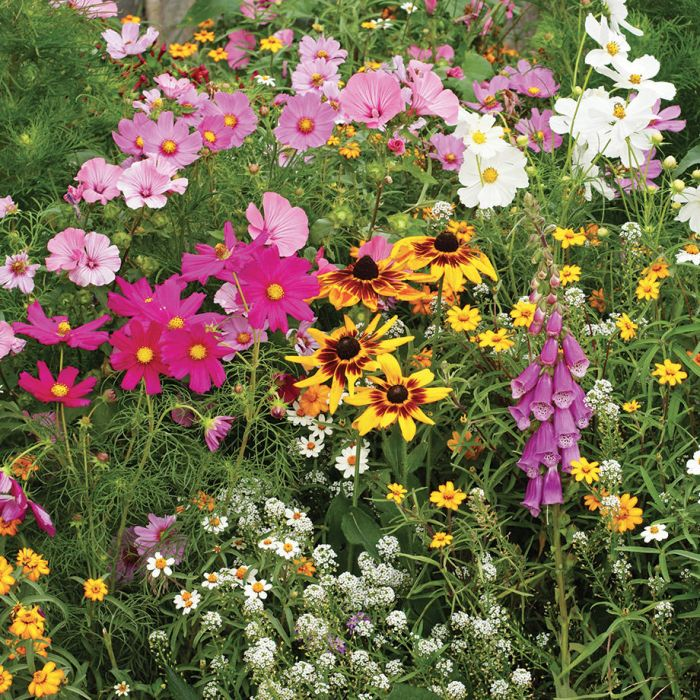
#> input picture imageManipulation/wildflower.jpg, 700 x 700 px
$ python imageMan.py
#> lines starting #> are read from the running program, lines starting #| are printed output that depends on the picture
import numpy as np
import cv2
from matplotlib import pyplot as plt

# Load an color image in grayscale
img = cv2.imread('wildflower.jpg',0)
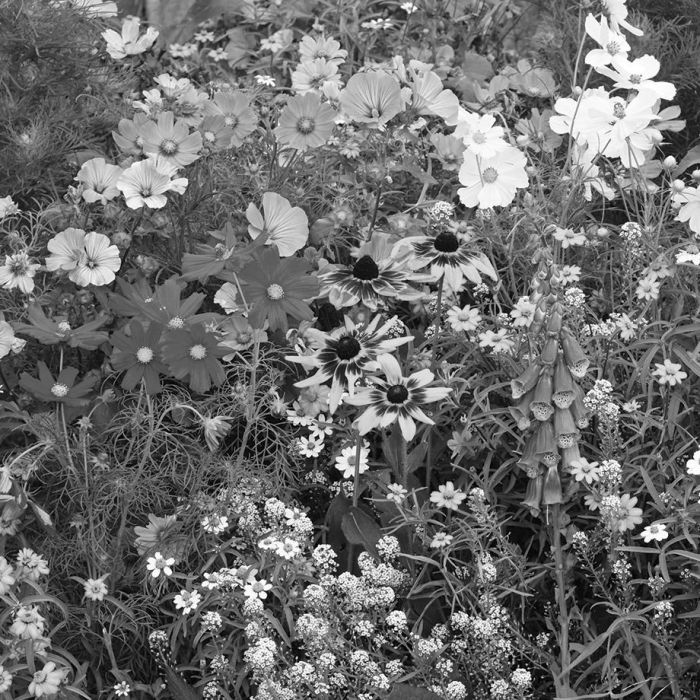
#> img: shape (700, 700); min 0, max 255, mean 109.1
cv2.imshow("image", img)
cv2.waitKey(0)
cv2.destroyAllWindows()

plt.imshow(img, cmap = 'gray', interpolation = 'bicubic')
plt.xticks([]), plt.yticks([])  # to hide tick values on X and Y axis
plt.show()
